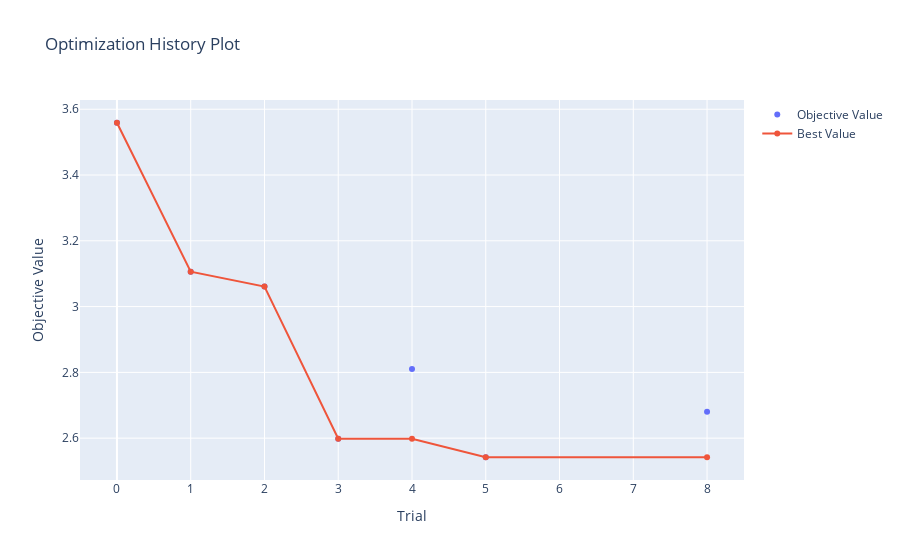

Notebook source saved alongside this figure:
### Code cell
fig = optuna.visualization.plot_optimization_history(study)
graph_path = f"./figures/{params.MODEL_TYPE}/plot_optimization_history_graph"
fig.write_html(Path(f"{graph_path}.html"))
fig.write_image(Path(f"{graph_path}.png"))
fig.show()

### Figure 1 — Plotly figure (JSON) as saved in the notebook; plotly's stock layout.template omitted (floating-point values rounded to 4 significant figures)
{"data": [{"mode": "markers", "name": "Objective Value", "type": "scatter", "x": [0, 1, 2, 3, 4, 5, 8], "y": [3.559, 3.106, 3.061, 2.598, 2.81, 2.542, 2.68]}, {"name": "Best Value", "type": "scatter", "x": [0, 1, 2, 3, 4, 5, 8], "y": [3.559, 3.106, 3.061, 2.598, 2.598, 2.542, 2.542]}], "layout": {"title": {"text": "Optimization History Plot"}, "xaxis": {"title": {"text": "Trial"}}, "yaxis": {"title": {"text": "Objective Value"}}}}
